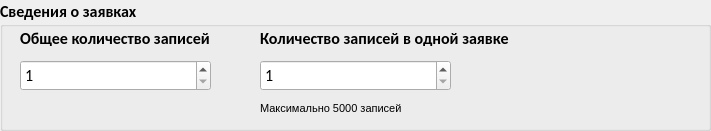
   <widget class="QGroupBox" name="groupBox_3">
    <property name="geometry">
     <rect>
      <x>10</x>
      <y>10</y>
      <width>711</width>
      <height>131</height>
     </rect>
    </property>
    <property name="font">
     <font>
      <family>Calibri</family>
      <pointsize>12</pointsize>
      <weight>75</weight>
      <bold>true</bold>
     </font>
    </property>
    <property name="focusPolicy">
     <enum>Qt::ClickFocus</enum>
    </property>
    <property name="autoFillBackground">
     <bool>false</bool>
    </property>
    <property name="styleSheet">
     <string notr="true"/>
    </property>
    <property name="title">
     <string>Сведения о заявках</string>
    </property>
    <widget class="QLabel" name="label_3">
     <property name="geometry">
      <rect>
       <x>260</x>
       <y>100</y>
       <width>141</width>
       <height>16</height>
      </rect>
     </property>
     <property name="font">
      <font>
       <family>MS Shell Dlg 2</family>
       <pointsize>8</pointsize>
       <weight>50</weight>
       <bold>false</bold>
      </font>
     </property>
     <property name="text">
      <string>Максимально 5000 записей</string>
     </property>
    </widget>
    <widget class="QSpinBox" name="spinBox">
     <property name="geometry">
      <rect>
       <x>20</x>
       <y>60</y>
       <width>191</width>
       <height>31</height>
      </rect>
     </property>
     <property name="font">
      <font>
       <weight>50</weight>
       <bold>false</bold>
      </font>
     </property>
     <property name="cursor">
      <cursorShape>ArrowCursor</cursorShape>
     </property>
     <property name="focusPolicy">
      <enum>Qt::ClickFocus</enum>
     </property>
     <property name="whatsThis">
      <string/>
     </property>
     <property name="accessibleName">
      <string/>
     </property>
     <property name="minimum">
      <number>1</number>
     </property>
     <property name="maximum">
      <number>200000</number>
     </property>
    </widget>
    <widget class="QSpinBox" name="spinBox_2">
     <property name="geometry">
      <rect>
       <x>260</x>
       <y>60</y>
       <width>191</width>
       <height>31</height>
      </rect>
     </property>
     <property name="font">
      <font>
       <weight>50</weight>
       <bold>false</bold>
      </font>
     </property>
     <property name="cursor">
      <cursorShape>ArrowCursor</cursorShape>
     </property>
     <property name="mouseTracking">
      <bool>false</bool>
     </property>
     <property name="tabletTracking">
      <bool>false</bool>
     </property>
     <property name="focusPolicy">
      <enum>Qt::ClickFocus</enum>
     </property>
     <property name="accelerated">
      <bool>true</bool>
     </property>
     <property name="showGroupSeparator" stdset="0">
      <bool>false</bool>
     </property>
     <property name="minimum">
      <number>1</number>
     </property>
     <property name="maximum">
      <number>5000</number>
     </property>
    </widget>
    <widget class="QLabel" name="label_2">
     <property name="geometry">
      <rect>
       <x>260</x>
       <y>30</y>
       <width>261</width>
       <height>16</height>
      </rect>
     </property>
     <property name="font">
      <font>
       <family>Calibri</family>
       <pointsize>12</pointsize>
       <weight>75</weight>
       <bold>true</bold>
      </font>
     </property>
     <property name="text">
      <string>Количество записей в одной заявке</string>
     </property>
    </widget>
    <widget class="QLabel" name="label">
     <property name="geometry">
      <rect>
       <x>20</x>
       <y>30</y>
       <width>201</width>
       <height>16</height>
      </rect>
     </property>
     <property name="font">
      <font>
       <family>Calibri</family>
       <pointsize>12</pointsize>
       <weight>75</weight>
       <bold>true</bold>
      </font>
     </property>
     <property name="text">
      <string>Общее количество записей</string>
     </property>
    </widget>
   </widget>
